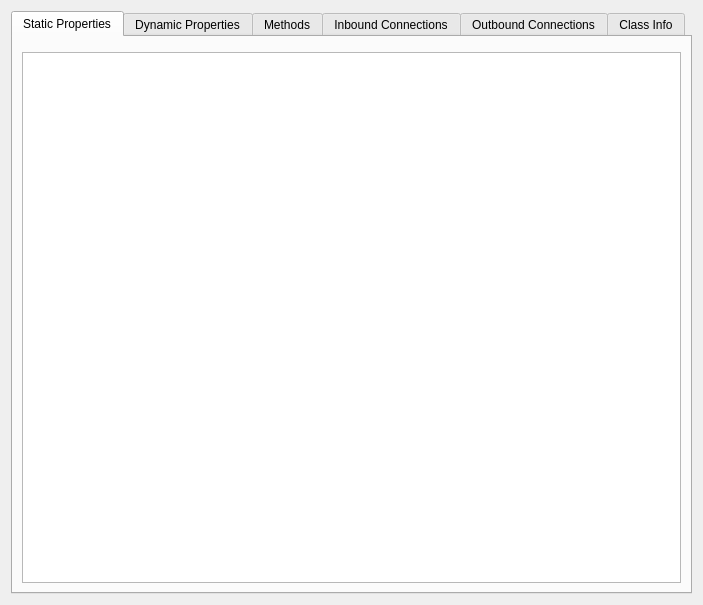
<?xml version="1.0" encoding="UTF-8"?>
<ui version="4.0">
 <class>Endoscope::PropertyWidget</class>
 <widget class="QWidget" name="Endoscope::PropertyWidget">
  <property name="geometry">
   <rect>
    <x>0</x>
    <y>0</y>
    <width>703</width>
    <height>605</height>
   </rect>
  </property>
  <property name="windowTitle">
   <string>Form</string>
  </property>
  <layout class="QVBoxLayout" name="verticalLayout">
   <item>
    <widget class="QTabWidget" name="tabWidget">
     <property name="currentIndex">
      <number>0</number>
     </property>
     <widget class="QWidget" name="tab">
      <attribute name="title">
       <string>Static Properties</string>
      </attribute>
      <layout class="QVBoxLayout" name="verticalLayout_2">
       <item>
        <widget class="KFilterProxySearchLine" name="staticPropertySearchLine"/>
       </item>
       <item>
        <widget class="QTreeView" name="staticPropertyView">
         <property name="rootIsDecorated">
          <bool>false</bool>
         </property>
         <property name="allColumnsShowFocus">
          <bool>true</bool>
         </property>
        </widget>
       </item>
      </layout>
     </widget>
     <widget class="QWidget" name="tab_2">
      <attribute name="title">
       <string>Dynamic Properties</string>
      </attribute>
      <layout class="QVBoxLayout" name="verticalLayout_3">
       <item>
        <widget class="KFilterProxySearchLine" name="dynamicPropertySearchLine"/>
       </item>
       <item>
        <widget class="QTreeView" name="dynamicPropertyView">
         <property name="rootIsDecorated">
          <bool>false</bool>
         </property>
         <property name="allColumnsShowFocus">
          <bool>true</bool>
         </property>
        </widget>
       </item>
      </layout>
     </widget>
     <widget class="QWidget" name="tab_4">
      <attribute name="title">
       <string>Methods</string>
      </attribute>
      <layout class="QVBoxLayout" name="verticalLayout_5">
       <item>
        <widget class="KFilterProxySearchLine" name="methodSearchLine"/>
       </item>
       <item>
        <widget class="QTreeView" name="methodView">
         <property name="rootIsDecorated">
          <bool>false</bool>
         </property>
         <property name="allColumnsShowFocus">
          <bool>true</bool>
         </property>
        </widget>
       </item>
      </layout>
     </widget>
     <widget class="QWidget" name="tab_5">
      <attribute name="title">
       <string>Inbound Connections</string>
      </attribute>
      <layout class="QVBoxLayout" name="verticalLayout_6">
       <item>
        <widget class="KFilterProxySearchLine" name="inboundConnectionSearchLine"/>
       </item>
       <item>
        <widget class="QTreeView" name="inboundConnectionView">
         <property name="rootIsDecorated">
          <bool>false</bool>
         </property>
         <property name="allColumnsShowFocus">
          <bool>true</bool>
         </property>
        </widget>
       </item>
      </layout>
     </widget>
     <widget class="QWidget" name="tab_6">
      <attribute name="title">
       <string>Outbound Connections</string>
      </attribute>
      <layout class="QVBoxLayout" name="verticalLayout_7">
       <item>
        <widget class="KFilterProxySearchLine" name="outboundConnectionSearchLine"/>
       </item>
       <item>
        <widget class="QTreeView" name="outboundConnectionView">
         <property name="rootIsDecorated">
          <bool>false</bool>
         </property>
         <property name="allColumnsShowFocus">
          <bool>true</bool>
         </property>
        </widget>
       </item>
      </layout>
     </widget>
     <widget class="QWidget" name="tab_3">
      <attribute name="title">
       <string>Class Info</string>
      </attribute>
      <layout class="QVBoxLayout" name="verticalLayout_4">
       <item>
        <widget class="KFilterProxySearchLine" name="classInfoSearchLine"/>
       </item>
       <item>
        <widget class="QTreeView" name="classInfoView">
         <property name="rootIsDecorated">
          <bool>false</bool>
         </property>
         <property name="allColumnsShowFocus">
          <bool>true</bool>
         </property>
        </widget>
       </item>
      </layout>
     </widget>
    </widget>
   </item>
  </layout>
 </widget>
 <customwidgets>
  <customwidget>
   <class>KFilterProxySearchLine</class>
   <extends>QWidget</extends>
   <header>kfilterproxysearchline.h</header>
  </customwidget>
 </customwidgets>
 <resources/>
 <connections/>
</ui>
